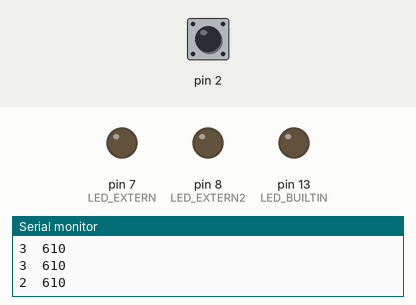
Bench run of a sketch on a simulated Arduino Uno, built with avr-gcc and run on an emulated ATmega328P. Shown: output pins drawn as LEDs (lit = HIGH), the last lines printed to the serial monitor. The inputs (shaded band) are chosen by the test bench; at power-on: pin 2 HIGH.

Above: at 1.2 s.
1.3 s: pin 2 pulled LOW for 0.15 s
At 2.1 s:
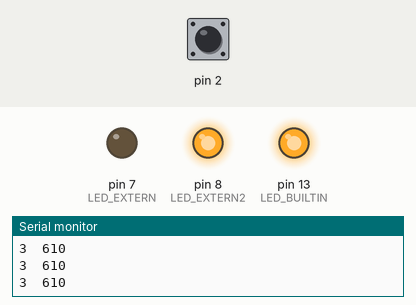
4.4 s: pin 2 pulled LOW for 3.2 s
Timing chart, 0 to 16.5 s (numbered marks = the images above; inputs shaded):
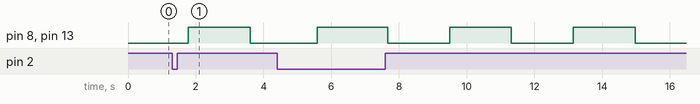

Measured:
- by itself, pin 8 (LED_EXTERN2), pin 13 (LED_BUILTIN): alternates HIGH for 1.8 s and LOW for 1.8 s

The sketch:

MyCapacitiveSensorSketch.ino
```cpp
#include <CapacitiveSensor.h>

#define LED_EXTERN 7
#define LED_EXTERN2 8
#define THRESHOLD 60
bool bPrevTouched = false;
int iOn = LOW;
int iFlash = LOW;
int iLoopCount = 0;
int iFlashPeriod = 250;
/*
 * CapitiveSense Library Demo Sketch
 * Paul Badger 2008
 * Uses a high value resistor e.g. 10M between send pin and receive pin
 * Resistor effects sensitivity, experiment with values, 50K - 50M. Larger resistor values yield larger sensor values.
 * Receive pin is the sensor pin - try different amounts of foil/metal on this pin
 */


CapacitiveSensor   cs_4_2 = CapacitiveSensor(4,2);        // 10M resistor between pins 4 & 2, pin 2 is sensor pin, add a wire and or foil if desired

void setup()
{
   // Leave the auto calibrate at the default 20 second intervals
   //cs_4_2.set_CS_AutocaL_Millis(0xFFFFFFFF);     // turn off autocalibrate on channel 1 - just as an example
   Serial.begin(9600);

   pinMode( LED_EXTERN , OUTPUT );
   pinMode( LED_EXTERN2 , OUTPUT );
   pinMode( LED_BUILTIN , OUTPUT );

   iLoopCount = 0;
}

void loop()
{
    long start = millis();
    long total1 =  cs_4_2.capacitiveSensorRaw(30);

    Serial.print(millis() - start);        // check on performance in milliseconds
    Serial.print("\t");                    // tab character for debug windown spacing

    Serial.println(total1);                  // print sensor output 1

    bool bTouched = total1 > THRESHOLD;

    if( bTouched == false && bPrevTouched == true )
    {
        iOn = iOn == HIGH ? LOW : HIGH;
        digitalWrite(LED_EXTERN, iOn);
        delay(50);
        cs_4_2.reset_CS_AutoCal();
    }

    bPrevTouched = bTouched;
    // arbitrary delay to limit data to serial port
    iLoopCount ++;
    iFlash = iLoopCount > iFlashPeriod ? !iFlash : iFlash;
    iLoopCount = iLoopCount  > iFlashPeriod ? 0 : iLoopCount;
    digitalWrite( LED_BUILTIN , iFlash );
    digitalWrite( LED_EXTERN2 , iFlash );
}
```
